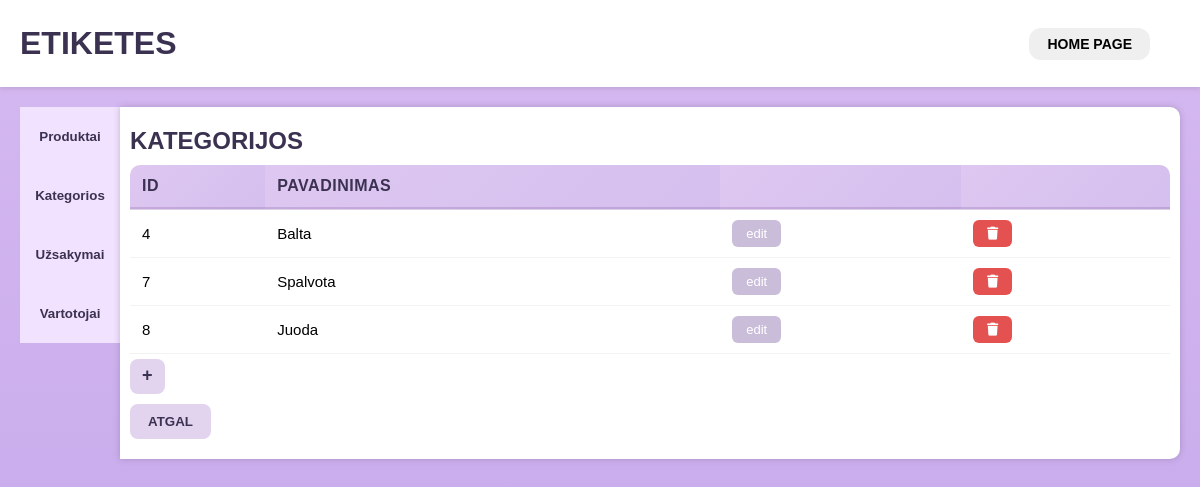
The app's page /Kursinis/admin/kategorijos/kategorijos.php (signed in) with its own data.
### tables this page shows
CREATE TABLE `categories` (
  `id` int(11) NOT NULL,
  `name` varchar(100) NOT NULL
);

### Kursinis/admin/kategorijos/kategorijos.php (the view, shortened to what this page needs)
<?php
$db = new mysqli("localhost", "root", "", "etikeciu_parduotuve");
if (!$db->connect_error) {
    $res = $db->query("SELECT * FROM categories");
}
?>
<!DOCTYPE html>
<html lang="lt">
<head>
    <link rel="stylesheet" href="../styles.css">
    <link rel="stylesheet" href="https://cdnjs.cloudflare.com/ajax/libs/font-awesome/6.5.0/css/all.min.css">
</head>
<body>
    <div class="header">
        <h1>ETIKETES</h1>
        <a href="http://localhost/Kursinis/index.php">
            <button class="home-btn">HOME PAGE</button>
        </a>
    </div>
    <div class="layout">
        <div class="main-buttons">
           <a  href="/Kursinis/admin/produktai/produktai.php">
                <button class="side-button">Produktai</button>
            </a>
            <a href="/Kursinis/admin/kategorijos/kategorijos.php">
                <button class="side-button">Kategorios</button>
            </a>
            <a href="/Kursinis/admin/uzsakymai/uzsakymai.php">
                <button class="side-button">Užsakymai</button>
            </a>
            <a href="/Kursinis/admin/vartotojai/vartotojai.php">
                <button class="side-button">Vartotojai</button>
            </a>
        </div>
        <div class="content">
            <h2>KATEGORIJOS</h2>
            <table>
                <tr class="top-tr">
                    <th>ID</th>
                    <th>PAVADINIMAS</th>
                    <th></th>
                    <th></th>
                </tr>
                <?php while ($r = $res->fetch_assoc()):
                    echo "<tr>";
                    echo    "<td>" . $r['id'] . "</td>";
                    echo    "<td>" . $r['name'] . "</td>";
                    echo    "<td><a href='kategorijos_edit.php?id=".$r['id']."'><button  class='table-btn'>edit</button></a></td>";
                    echo    "<td ><a href='kategorijos_delete.php?id=" . $r['id'] . "'><button class='delete-btn'><i class='fa-solid fa-trash'></i></button></a></td>";
                    echo "</tr>";
                endwhile; ?>
            </table>
            <div>
                <a href="kategorijos_edit.php">
                    <button class="add-btn">+</button>
                </a>
            </div>
            <a href="/Kursinis/admin/index.php">
                <button class="back-button">ATGAL</button>
            </a>
        </div>
    </div>
</body>
</html>

### Kursinis/admin/styles.css (style rules this page uses)
body { padding: 0; margin: 0; background: linear-gradient(to bottom, #d5b9f0, #c3a6ea); font-family: Arial, sans-serif; min-height: 100vh; height: auto; }
.layout { display: flex; margin: 20px; min-height: 150px; min-width: 1120px; }
.content { flex: 1; padding: 10px; background-color: white; box-shadow: 0 0 6px rgba(90, 70, 110, 0.3); border-radius: 0 10px 10px 0; }
h2 { margin: 0; padding: 10px 10px 10px 0; border-radius: 6px; color: #3b3150; }
h1 { margin: 0; padding: 20px; color: #3b3150; }
.header { display: flex; flex-direction: row; background-color: white; margin-bottom: 10px; padding: 5px 0; box-shadow: 0px 1px 5px rgba(145, 128, 160, 0.4); }
.header a { margin: auto 50px auto auto; }
.home-btn { border: none; cursor: pointer; font-family: inherit; font-weight: bold; font-size: 14px; padding: 8px 18px; border-radius: 12px; transition: all 0.2s ease; margin: auto auto; }
table { border-collapse: collapse; width: 100%; }
.top-tr th { background: linear-gradient(135deg, #dec8f1, #d4bfee); color: #3b3150; padding: 12px; font-weight: 700; border-bottom: 3px solid rgba(140, 100, 170, 0.3); text-align: left; letter-spacing: 0.5px; }
.top-tr th:first-child { border-top-left-radius: 10px; }
.top-tr th:last-child { border-top-right-radius: 10px; }
td { padding: 10px 12px; border-bottom: 1px solid rgba(0, 0, 0, 0.05); font-size: 15px; }
.delete-btn { background-color: rgb(228, 81, 81); border: none; padding: 6px 14px; border-radius: 6px; color: #ffffff; font-size: 13px; cursor: pointer; }
.table-btn { background-color: rgb(202, 189, 217); border: none; padding: 6px 14px; border-radius: 6px; color: #ffffff; font-size: 13px; cursor: pointer; }
.back-button { margin: 10px 0; background-color: rgb(226, 211, 239); border: none; padding: 10px 18px; border-radius: 8px; color: #3b3150; font-weight: 600; cursor: pointer; }
.side-button { background-color: rgb(241, 226, 255); border: none; padding: 10px; cursor: pointer; height: 59px; padding: 20px 0; width: 100px; font-weight: bold; color: #3b3150; }
.main-buttons { display: flex; flex-direction: column; gap: 0; padding: 0; margin: 0; }
.add-btn { margin-top: 5px; background-color: rgb(226, 211, 239); border: none; padding: 6px 12px 8px 12px; border-radius: 8px; font-size: 18px; color: #3b3150; cursor: pointer; font-weight: bold; }

### records on screen
categories: id "4", name "Balta"
categories: id "7", name "Spalvota"
categories: id "8", name "Juoda"
